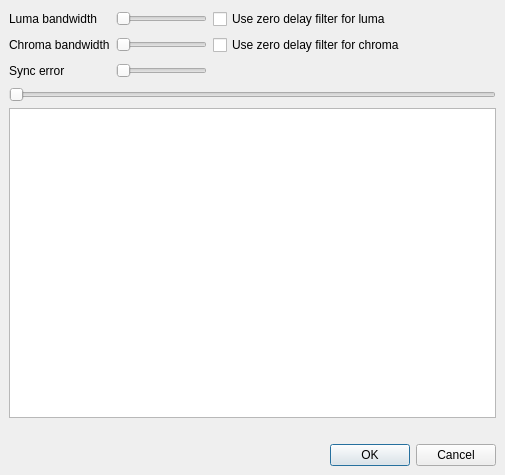
<?xml version="1.0" encoding="UTF-8"?>
<ui version="4.0">
 <class>artVHSDialog</class>
 <widget class="QDialog" name="artVHSDialog">
  <property name="geometry">
   <rect>
    <x>0</x>
    <y>0</y>
    <width>505</width>
    <height>475</height>
   </rect>
  </property>
  <property name="windowTitle">
   <string>VHS</string>
  </property>
  <layout class="QGridLayout">
   <property name="leftMargin">
    <number>9</number>
   </property>
   <property name="topMargin">
    <number>9</number>
   </property>
   <property name="rightMargin">
    <number>9</number>
   </property>
   <property name="bottomMargin">
    <number>9</number>
   </property>
   <property name="spacing">
    <number>6</number>
   </property>
   <item row="3" column="0" colspan="2">
    <widget class="ADM_QSlider" name="horizontalSlider">
     <property name="orientation">
      <enum>Qt::Horizontal</enum>
     </property>
    </widget>
   </item>
   <item row="6" column="0" colspan="2">
    <widget class="QDialogButtonBox" name="buttonBox">
     <property name="orientation">
      <enum>Qt::Horizontal</enum>
     </property>
     <property name="standardButtons">
      <set>QDialogButtonBox::Cancel|QDialogButtonBox::Ok</set>
     </property>
    </widget>
   </item>
   <item row="4" column="0" colspan="2">
    <widget class="QGraphicsView" name="graphicsView"/>
   </item>
   <item row="5" column="1">
    <spacer>
     <property name="orientation">
      <enum>Qt::Vertical</enum>
     </property>
     <property name="sizeType">
      <enum>QSizePolicy::Fixed</enum>
     </property>
     <property name="sizeHint" stdset="0">
      <size>
       <width>20</width>
       <height>20</height>
      </size>
     </property>
    </spacer>
   </item>
   <item row="2" column="0">
    <layout class="QHBoxLayout" name="toolboxLayout"/>
   </item>
   <item row="0" column="0" colspan="2">
    <layout class="QGridLayout" name="gridLayout">
     <property name="leftMargin">
      <number>0</number>
     </property>
     <property name="topMargin">
      <number>0</number>
     </property>
     <property name="rightMargin">
      <number>0</number>
     </property>
     <property name="bottomMargin">
      <number>0</number>
     </property>
     <item row="2" column="3">
      <spacer name="horizontalSpacer">
       <property name="orientation">
        <enum>Qt::Horizontal</enum>
       </property>
       <property name="sizeHint" stdset="0">
        <size>
         <width>40</width>
         <height>20</height>
        </size>
       </property>
      </spacer>
     </item>
     <item row="2" column="0">
      <widget class="QLabel" name="label">
       <property name="text">
        <string>Luma bandwidth</string>
       </property>
      </widget>
     </item>
     <item row="2" column="1">
      <widget class="ADM_SliderIndicator" name="horizontalSliderLumaBW">
       <property name="minimum">
        <number>0</number>
       </property>
       <property name="maximum">
        <number>100</number>
       </property>
       <property name="orientation">
        <enum>Qt::Horizontal</enum>
       </property>
      </widget>
     </item>
     <item row="3" column="0">
      <widget class="QLabel" name="label_2">
       <property name="text">
        <string>Chroma bandwidth</string>
       </property>
      </widget>
     </item>
     <item row="3" column="1">
      <widget class="ADM_SliderIndicator" name="horizontalSliderChromaBW">
       <property name="maximum">
        <number>100</number>
       </property>
       <property name="orientation">
        <enum>Qt::Horizontal</enum>
       </property>
      </widget>
     </item>
     <item row="3" column="3">
      <spacer name="horizontalSpacer_2">
       <property name="orientation">
        <enum>Qt::Horizontal</enum>
       </property>
       <property name="sizeHint" stdset="0">
        <size>
         <width>40</width>
         <height>20</height>
        </size>
       </property>
      </spacer>
     </item>
     <item row="4" column="0">
      <widget class="QLabel" name="label_3">
       <property name="text">
        <string>Sync error</string>
       </property>
      </widget>
     </item>
     <item row="4" column="1">
      <widget class="QSlider" name="horizontalSliderUnSync">
       <property name="maximum">
        <number>160</number>
       </property>
       <property name="pageStep">
        <number>20</number>
       </property>
       <property name="orientation">
        <enum>Qt::Horizontal</enum>
       </property>
      </widget>
     </item>
     <item row="4" column="3">
      <spacer name="horizontalSpacer_3">
       <property name="orientation">
        <enum>Qt::Horizontal</enum>
       </property>
       <property name="sizeHint" stdset="0">
        <size>
         <width>40</width>
         <height>20</height>
        </size>
       </property>
      </spacer>
     </item>
     <item row="3" column="2">
      <widget class="QCheckBox" name="checkBoxChromaNoDelay">
       <property name="text">
        <string>Use zero delay filter for chroma</string>
       </property>
      </widget>
     </item>
     <item row="2" column="2">
      <widget class="QCheckBox" name="checkBoxLumaNoDelay">
       <property name="text">
        <string>Use zero delay filter for luma</string>
       </property>
      </widget>
     </item>
    </layout>
   </item>
  </layout>
 </widget>
 <customwidgets>
  <customwidget>
   <class>ADM_QSlider</class>
   <extends>QSlider</extends>
   <header>ADM_toolkitQt.h</header>
  </customwidget>
  <customwidget>
   <class>ADM_SliderIndicator</class>
   <extends>QSlider</extends>
   <header>ADM_toolkitQt.h</header>
  </customwidget>
 </customwidgets>
 <tabstops>
  <tabstop>horizontalSliderLumaBW</tabstop>
  <tabstop>checkBoxLumaNoDelay</tabstop>
  <tabstop>horizontalSliderChromaBW</tabstop>
  <tabstop>checkBoxChromaNoDelay</tabstop>
  <tabstop>horizontalSliderUnSync</tabstop>
  <tabstop>horizontalSlider</tabstop>
  <tabstop>graphicsView</tabstop>
 </tabstops>
 <resources/>
 <connections>
  <connection>
   <sender>buttonBox</sender>
   <signal>accepted()</signal>
   <receiver>artVHSDialog</receiver>
   <slot>accept()</slot>
   <hints>
    <hint type="sourcelabel">
     <x>248</x>
     <y>254</y>
    </hint>
    <hint type="destinationlabel">
     <x>157</x>
     <y>274</y>
    </hint>
   </hints>
  </connection>
  <connection>
   <sender>buttonBox</sender>
   <signal>rejected()</signal>
   <receiver>artVHSDialog</receiver>
   <slot>reject()</slot>
   <hints>
    <hint type="sourcelabel">
     <x>316</x>
     <y>260</y>
    </hint>
    <hint type="destinationlabel">
     <x>286</x>
     <y>274</y>
    </hint>
   </hints>
  </connection>
 </connections>
</ui>
